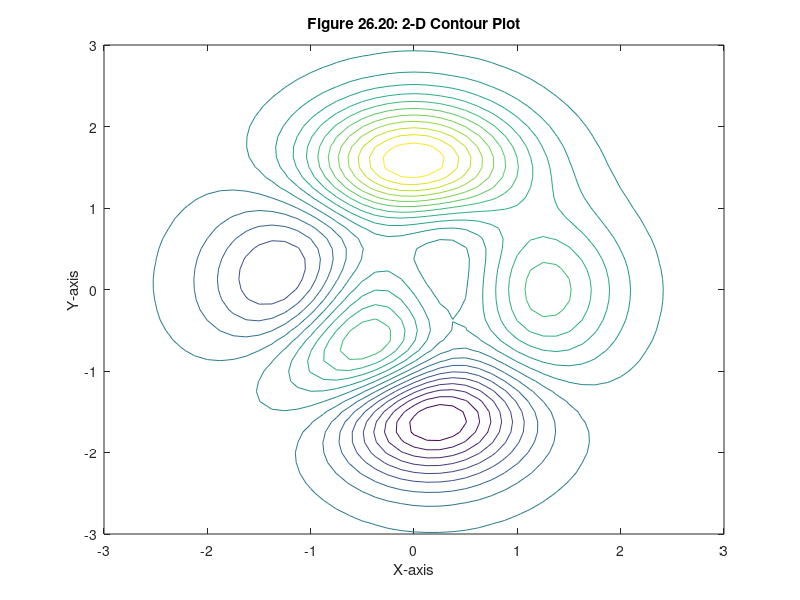

The MATLAB script that drew this image:
[X,Y,Z] = peaks;
contour(X,Y,Z,20)   % generate 20 2-D contour lines
xlabel('X-axis'), ylabel('Y-axis')
title('Figure 26.20: 2-D Contour Plot')
